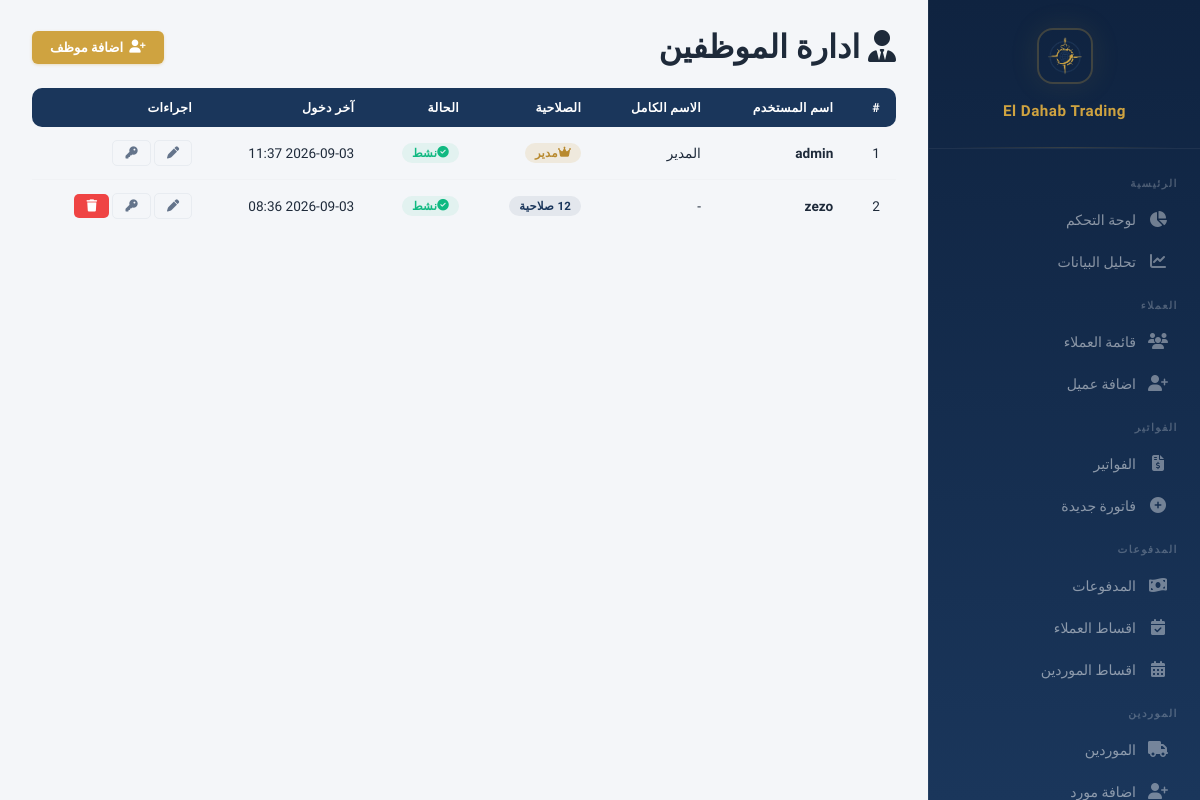
The app's page /employees (signed in), older data.
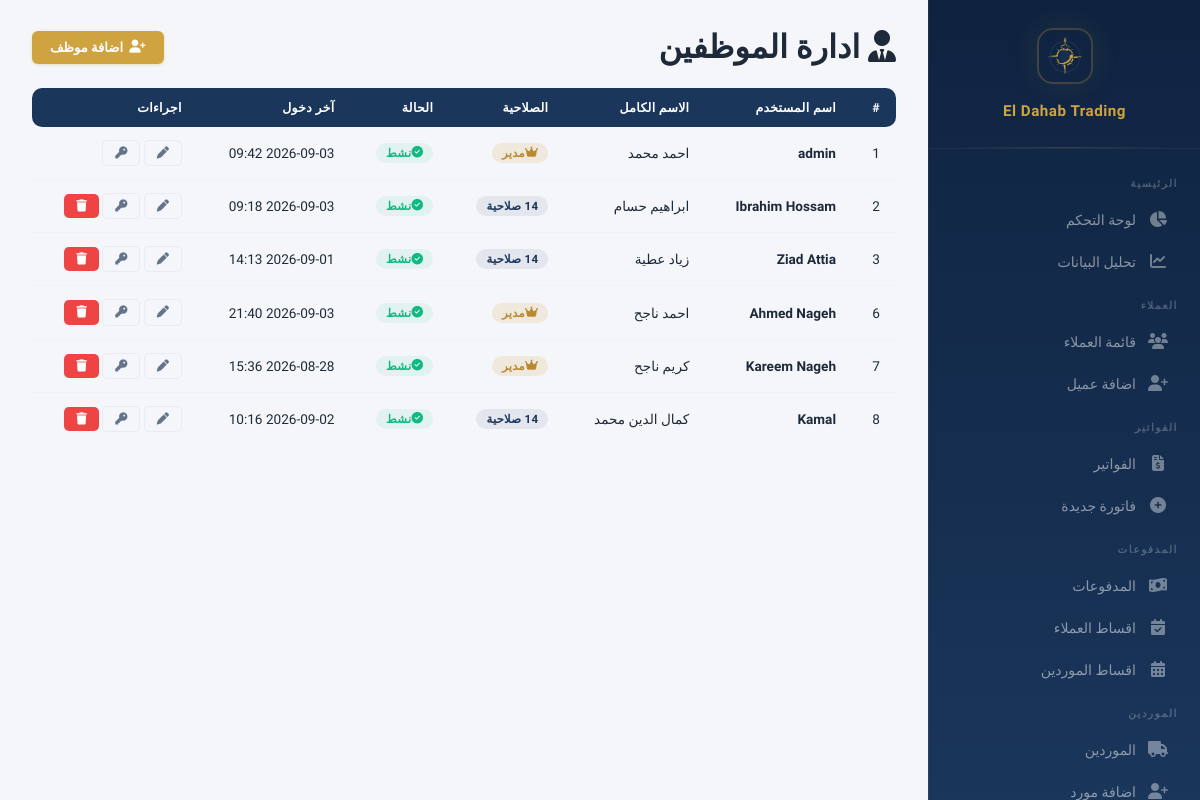
The same page, newer data.
### models.py (models this page shows, shortened)
class User(db.Model):
    __tablename__ = 'users'
    id = db.Column(db.Integer, primary_key=True)
    username = db.Column(db.String(80), unique=True, nullable=False)
    password_hash = db.Column(db.String(256), nullable=False)
    full_name = db.Column(db.String(200))
    is_admin = db.Column(db.Boolean, default=False)
    is_active = db.Column(db.Boolean, default=True)
    created_at = db.Column(db.DateTime, default=datetime.utcnow)
    last_login = db.Column(db.DateTime)
    permissions = db.relationship('UserPermission', backref='user', lazy=True, cascade='all, delete-orphan')
    def has_permission(self, page):
        if self.is_admin:
            return True
        return any(p.page == page for p in self.permissions)

### app.py (the view)
@app.route('/employees')
@login_required
def employees_list():
    if not current_user().is_admin:
        flash('ليس لديك صلاحية', 'danger')
        return redirect(url_for('dashboard'))
    users = User.query.order_by(User.id).all()
    return render_template('employees_list.html', users=users, PAGES=PAGES)

### app.py (called while the page is built)
@app.context_processor
def inject_payment_methods():
    return {'PAYMENT_METHODS': PAYMENT_METHODS}

@app.before_request
def check_session_expiry():
    if 'user_id' in session and session.get('expires_at'):
        if datetime.utcnow().timestamp() > session['expires_at']:
            session.clear()
            flash('انتهت الجلسة، يرجى تسجيل الدخول مرة اخرى', 'warning')
            return redirect(url_for('login'))

@app.context_processor
def inject_user():
    if not hasattr(g, 'current_user'):
        g.current_user = db.session.get(User, session['user_id']) if 'user_id' in session else None
    return dict(current_user=g.current_user)

def current_user():
    if 'user_id' in session:
        return User.query.get(session['user_id'])
    return None

### templates/employees_list.html (shortened to what this page needs)
{% extends "base.html" %}
{% block content %}
<div class="page-header" style="display:flex;justify-content:space-between;align-items:center;flex-wrap:wrap;gap:12px;">
    <h1><i class="fa-solid fa-user-tie"></i> ادارة الموظفين</h1>
    <a href="{{ url_for('employee_add') }}" class="btn btn-gold"><i class="fa-solid fa-user-plus"></i> اضافة موظف</a>
</div>
<div class="table-responsive">
    <table class="table">
        <thead>
            <tr>
                <th>#</th>
                <th>اسم المستخدم</th>
                <th>الاسم الكامل</th>
                <th>الصلاحية</th>
                <th>الحالة</th>
                <th>آخر دخول</th>
                <th>اجراءات</th>
            </tr>
        </thead>
        <tbody>
            {% for u in users %}
            <tr>
                <td>{{ u.id }}</td>
                <td><strong>{{ u.username }}</strong></td>
                <td>{{ u.full_name or '-' }}</td>
                <td>
                    {% if u.is_admin %}
                        <span class="badge badge-gold"><i class="fa-solid fa-crown"></i> مدير</span>
                    {% else %}
                        <span class="badge badge-navy">{{ u.permissions | length }} صلاحية</span>
                    {% endif %}
                </td>
                <td>
                    {% if u.is_active %}
                        <span class="badge badge-success"><i class="fa-solid fa-check-circle"></i> نشط</span>
                    {% else %}
                        <span class="badge badge-danger"><i class="fa-solid fa-ban"></i> معطل</span>
                    {% endif %}
                </td>
                <td>{{ u.last_login.strftime('%Y-%m-%d %H:%M') if u.last_login else 'لم يسجل دخول' }}</td>
                <td>
                    <div class="action-buttons">
                        <a href="{{ url_for('employee_edit', user_id=u.id) }}" class="btn btn-sm btn-outline" title="تعديل">
                            <i class="fa-solid fa-pen"></i>
                        </a>
                        <a href="{{ url_for('employee_permissions', user_id=u.id) }}" class="btn btn-sm btn-outline" title="الصلاحيات">
                            <i class="fa-solid fa-key"></i>
                        </a>
                        {% if u.username != 'admin' %}
                        <form method="POST" action="{{ url_for('employee_delete', user_id=u.id) }}" style="display:inline;" onsubmit="return confirm('هل انت متاكد من حذف هذا الموظف؟')">
                            <button type="submit" class="btn btn-sm btn-danger" title="حذف"><i class="fa-solid fa-trash"></i></button>
                        </form>
                        {% endif %}
                    </div>
                </td>
            </tr>
            {% endfor %}
        </tbody>
    </table>
</div>
{% endblock %}

Row changes from the older to the newer data that the page shows:
changed User "admin": full_name "المدير" → "احمد محمد"; last_login "2026-09-03 11:37" → "2026-09-03 09:42"
changed User id 2: username "zezo" → "Ibrahim Hossam"; full_name "-" → "ابراهيم حسام"; last_login "2026-09-03 08:36" → "2026-09-03 09:18"
added User: id "3", username "Ziad Attia", full_name "زياد عطية", is_active True (drawn), last_login "2026-09-01 14:13"
added User: id "6", username "Ahmed Nageh", full_name "احمد ناجح", is_admin True (drawn), is_active True (drawn), last_login "2026-09-03 21:40"
added User: id "7", username "Kareem Nageh", full_name "كريم ناجح", is_admin True (drawn), is_active True (drawn), last_login "2026-08-28 15:36"
added User: id "8", username "Kamal", full_name "كمال الدين محمد", is_active True (drawn), last_login "2026-09-02 10:16"
